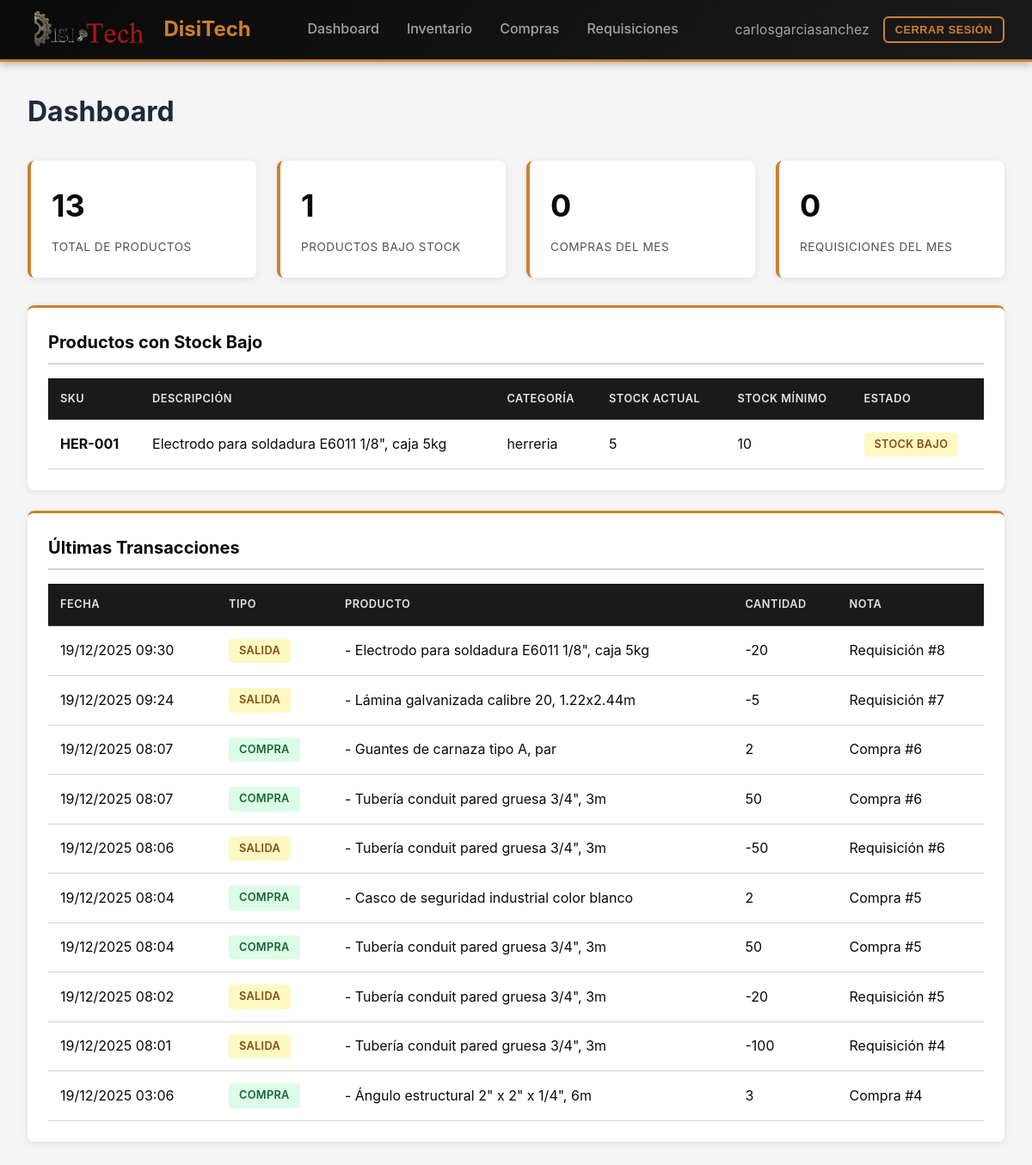
The app's page / (signed in), older data.
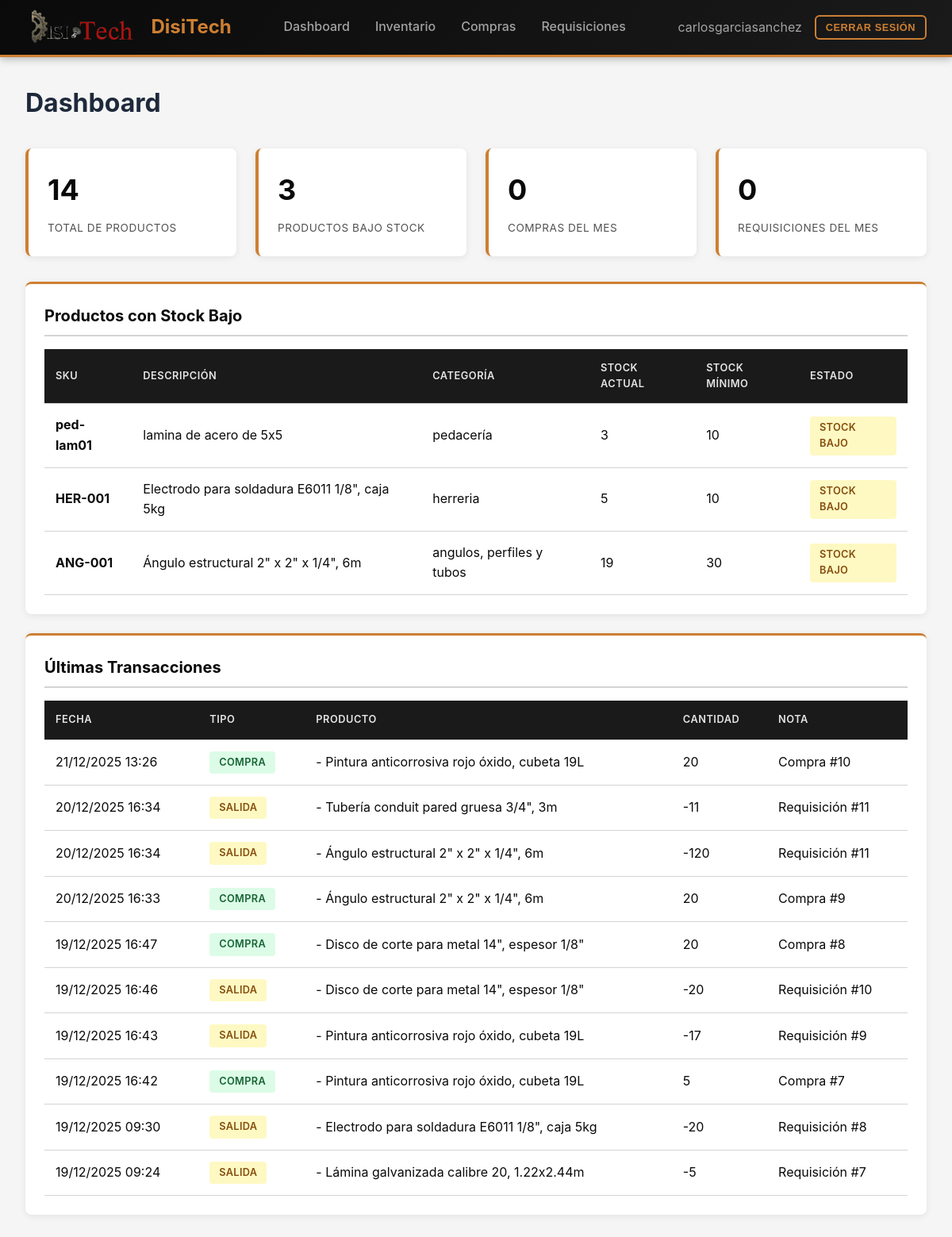
The same page, newer data.
### inventory/models/inventory.py (models this page shows, shortened)
class InventoryItem(models.Model):
    sku = models.CharField(max_length=60, unique=True)
    slug = models.SlugField(max_length=80, unique=True)
    category = models.ForeignKey(Category, on_delete=models.PROTECT, related_name="items")
    description = models.CharField(max_length=250)
    stock = models.PositiveIntegerField()
    min_stock = models.PositiveIntegerField()
    max_stock = models.PositiveIntegerField()
    active = models.BooleanField(default=True)
    class Meta:
        indexes = [
            models.Index(fields=["category", "active"]),
            models.Index(fields=["slug"]),
        ]

class Category(models.Model):
    name = models.CharField(max_length=80, unique=True)

### inventory/models/transactions.py (models this page shows)
class InventoryTxn(models.Model):
    TXN_PURCHASE = "PURCHASE"
    TXN_ISSUE = "ISSUE"
    TXN_ADJUST = "ADJUST"
    item = models.ForeignKey(InventoryItem, on_delete=models.PROTECT, related_name="txns")
    txn_type = models.CharField(max_length=20, choices=[
        (TXN_PURCHASE, "Purchase"),
        (TXN_ISSUE, "Issue"),
        (TXN_ADJUST, "Adjust"),
    ])
    qty = models.IntegerField()  # + entra, - sale
    unit_price = models.DecimalField(max_digits=14, decimal_places=4, null=True, blank=True)  # si aplica
    supplier = models.ForeignKey(Supplier, null=True, blank=True, on_delete=models.PROTECT)
    purchase = models.ForeignKey(Purchase, null=True, blank=True, on_delete=models.CASCADE)
    requisition = models.ForeignKey(Requisition, null=True, blank=True, on_delete=models.CASCADE)
    happened_at = models.DateTimeField()
    note = models.CharField(max_length=300, null=True, blank=True)
    created_at = models.DateTimeField(auto_now_add=True)
    class Meta:
        indexes = [
            models.Index(fields=["happened_at"]),
            models.Index(fields=["item", "happened_at"]),
        ]

### inventory/views.py (the view, shortened to what this page needs)
# urls.py: path("", views.dashboard, name="dashboard"),
@login_required
def dashboard(request):
    now = timezone.now()
    first_day_month = now.replace(day=1, hour=0, minute=0, second=0, microsecond=0)
    if request.user.is_staff:
        stats = {
            'total_items': InventoryItem.objects.filter(active=True).count(),
            'low_stock_items': InventoryItem.objects.filter(
                active=True,
                stock__lte=F('min_stock')
            ).count(),
            'total_purchases': Purchase.objects.filter(created_at__gte=first_day_month).count(),
            'total_requisitions': Requisition.objects.filter(created_at__gte=first_day_month).count(),
        }
        low_stock_items = InventoryItem.objects.filter(
            active=True,
            stock__lte=F('min_stock')
        ).select_related('category').order_by('stock')[:10]
        recent_transactions = InventoryTxn.objects.select_related(
            'item', 'supplier', 'purchase', 'requisition'
        ).order_by('-happened_at')[:10]
    context = {
        'stats': stats,
        'low_stock_items': low_stock_items,
        'recent_transactions': recent_transactions,
    }
    return render(request, 'dashboard.html', context)

### inventory/context_processors.py (called while the page is built)
def logo_context(request):
    logo_path = os.path.join(settings.MEDIA_ROOT, 'logo.png')
    if os.path.exists(logo_path):
        logo_url = settings.MEDIA_URL + 'logo.png'
    else:
        logo_url = None
    return {'logo_url': logo_url}

### templates/dashboard.html (shortened to what this page needs)
{% extends 'base.html' %}
{% block content %}
<h1 style="margin-bottom: 2rem; color: #1e293b;">Dashboard</h1>
<div class="stats-grid">
    {% if perms.inventory.view_inventoryitem %}
    <div class="stat-card">
        <div class="stat-value">{{ stats.total_items }}</div>
        <div class="stat-label">Total de Productos</div>
    </div>
    <div class="stat-card">
        <div class="stat-value">{{ stats.low_stock_items }}</div>
        <div class="stat-label">Productos Bajo Stock</div>
    </div>
    {% endif %}
    {% if perms.inventory.view_purchase %}
    <div class="stat-card">
        <div class="stat-value">{{ stats.total_purchases }}</div>
        <div class="stat-label">Compras del Mes</div>
    </div>
    {% endif %}
    {% if perms.inventory.view_requisition %}
    <div class="stat-card">
        <div class="stat-value">{{ stats.total_requisitions }}</div>
        <div class="stat-label">Requisiciones del Mes</div>
    </div>
    {% endif %}
</div>
{% if perms.inventory.view_inventoryitem %}
<div class="card">
    <div class="card-header">Productos con Stock Bajo</div>
    {% if low_stock_items %}
    <table>
        <thead>
            <tr>
                <th>SKU</th>
                <th>Descripción</th>
                <th>Categoría</th>
                <th>Stock Actual</th>
                <th>Stock Mínimo</th>
                <th>Estado</th>
            </tr>
        </thead>
        <tbody>
            {% for item in low_stock_items %}
            <tr>
                <td><strong>{{ item.sku }}</strong></td>
                <td>{{ item.description }}</td>
                <td>{{ item.category.name }}</td>
                <td>{{ item.stock }}</td>
                <td>{{ item.min_stock }}</td>
                <td>
                    {% if item.stock == 0 %}
                    <span class="badge badge-danger">Sin Stock</span>
                    {% else %}
                    <span class="badge badge-warning">Stock Bajo</span>
                    {% endif %}
                </td>
            </tr>
            {% endfor %}
        </tbody>
    </table>
    {% else %}
    <p style="color: #64748b; text-align: center; padding: 2rem;">No hay productos con stock bajo</p>
    {% endif %}
</div>
{% endif %}
<div class="card">
    <div class="card-header">Últimas Transacciones</div>
    {% if recent_transactions %}
    <table>
        <thead>
            <tr>
                <th>Fecha</th>
                <th>Tipo</th>
                <th>Producto</th>
                <th>Cantidad</th>
                <th>Nota</th>
            </tr>
        </thead>
        <tbody>
            {% for txn in recent_transactions %}
            <tr>
                <td>{{ txn.happened_at|date:"d/m/Y H:i" }}</td>
                <td>
                    {% if txn.txn_type == "PURCHASE" %}
                    <span class="badge badge-success">Compra</span>
                    {% elif txn.txn_type == "ISSUE" %}
                    <span class="badge badge-warning">Salida</span>
                    {% else %}
                    <span class="badge">Ajuste</span>
                    {% endif %}
                </td>
                <td>{{ item.sku }} - {{ txn.item.description }}</td>
                <td>{{ txn.qty }}</td>
                <td>{{ txn.note|default:"-" }}</td>
            </tr>
            {% endfor %}
        </tbody>
    </table>
    {% else %}
    <p style="color: #64748b; text-align: center; padding: 2rem;">No hay transacciones recientes</p>
    {% endif %}
</div>
{% endblock %}

Row changes from the older to the newer data that the page shows:
no longer on this page (row unchanged): InventoryTxn: happened_at "19/12/2025 08:07", txn_type "COMPRA", item.description "Guantes de carnaza tipo A, par", qty "2", note "Compra #6"
no longer on this page (row unchanged): InventoryTxn: happened_at "19/12/2025 08:07", txn_type "COMPRA", item.description "Tubería conduit pared gruesa 3/4\", 3m", qty "50", note "Compra #6"
no longer on this page (row unchanged): InventoryTxn: happened_at "19/12/2025 08:06", txn_type "SALIDA", item.description "Tubería conduit pared gruesa 3/4\", 3m", qty "-50", note "Requisición #6"
no longer on this page (row unchanged): InventoryTxn: happened_at "19/12/2025 08:04", txn_type "COMPRA", item.description "Casco de seguridad industrial color blanco", qty "2", note "Compra #5"
no longer on this page (row unchanged): InventoryTxn: happened_at "19/12/2025 08:04", txn_type "COMPRA", item.description "Tubería conduit pared gruesa 3/4\", 3m", qty "50", note "Compra #5"
no longer on this page (row unchanged): InventoryTxn: happened_at "19/12/2025 08:02", txn_type "SALIDA", item.description "Tubería conduit pared gruesa 3/4\", 3m", qty "-20", note "Requisición #5"
no longer on this page (row unchanged): InventoryTxn: happened_at "19/12/2025 08:01", txn_type "SALIDA", item.description "Tubería conduit pared gruesa 3/4\", 3m", qty "-100", note "Requisición #4"
no longer on this page (row unchanged): InventoryTxn: happened_at "19/12/2025 03:06", txn_type "COMPRA", item.description "Ángulo estructural 2\" x 2\" x 1/4\", 6m", qty "3", note "Compra #4"
added InventoryItem: sku "ped-lam01", description "lamina de acero de 5x5", category.name "pedacería", stock "3", min_stock "10", shows "STOCK BAJO"
now on this page (row edited): InventoryItem: sku "ANG-001", description "Ángulo estructural 2\" x 2\" x 1/4\", 6m", category.name "angulos, perfiles y tubos", stock "19", min_stock "30", shows "STOCK BAJO"
added InventoryTxn: happened_at "21/12/2025 13:26", txn_type "COMPRA", item.description "Pintura anticorrosiva rojo óxido, cubeta 19L", qty "20", note "Compra #10"
added InventoryTxn: happened_at "20/12/2025 16:34", txn_type "SALIDA", item.description "Tubería conduit pared gruesa 3/4\", 3m", qty "-11", note "Requisición #11"
added InventoryTxn: happened_at "20/12/2025 16:34", txn_type "SALIDA", item.description "Ángulo estructural 2\" x 2\" x 1/4\", 6m", qty "-120", note "Requisición #11"
added InventoryTxn: happened_at "20/12/2025 16:33", txn_type "COMPRA", item.description "Ángulo estructural 2\" x 2\" x 1/4\", 6m", qty "20", note "Compra #9"
added InventoryTxn: happened_at "19/12/2025 16:47", txn_type "COMPRA", item.description "Disco de corte para metal 14\", espesor 1/8\"", qty "20", note "Compra #8"
added InventoryTxn: happened_at "19/12/2025 16:46", txn_type "SALIDA", item.description "Disco de corte para metal 14\", espesor 1/8\"", qty "-20", note "Requisición #10"
added InventoryTxn: happened_at "19/12/2025 16:43", txn_type "SALIDA", item.description "Pintura anticorrosiva rojo óxido, cubeta 19L", qty "-17", note "Requisición #9"
added InventoryTxn: happened_at "19/12/2025 16:42", txn_type "COMPRA", item.description "Pintura anticorrosiva rojo óxido, cubeta 19L", qty "5", note "Compra #7"
Text that changed along with them:
{{ stats.total_items }}: "13" → "14"
{{ stats.low_stock_items }}: "1" → "3"
